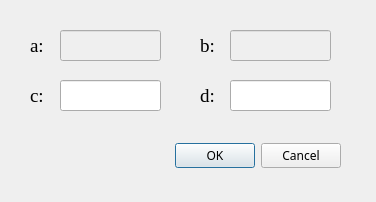
<?xml version="1.0" encoding="UTF-8"?>
<ui version="4.0">
 <class>Dialog</class>
 <widget class="QDialog" name="Dialog">
  <property name="geometry">
   <rect>
    <x>0</x>
    <y>0</y>
    <width>376</width>
    <height>202</height>
   </rect>
  </property>
  <property name="windowTitle">
   <string>灰度范围</string>
  </property>
  <widget class="QDialogButtonBox" name="buttonBox">
   <property name="geometry">
    <rect>
     <x>20</x>
     <y>140</y>
     <width>321</width>
     <height>31</height>
    </rect>
   </property>
   <property name="font">
    <font>
     <family>SimSun-ExtB</family>
     <pointsize>9</pointsize>
    </font>
   </property>
   <property name="orientation">
    <enum>Qt::Horizontal</enum>
   </property>
   <property name="standardButtons">
    <set>QDialogButtonBox::Cancel|QDialogButtonBox::Ok</set>
   </property>
  </widget>
  <widget class="QLabel" name="label">
   <property name="geometry">
    <rect>
     <x>30</x>
     <y>30</y>
     <width>41</width>
     <height>31</height>
    </rect>
   </property>
   <property name="font">
    <font>
     <family>Times New Roman</family>
     <pointsize>14</pointsize>
     <weight>50</weight>
     <bold>false</bold>
    </font>
   </property>
   <property name="text">
    <string>a:</string>
   </property>
  </widget>
  <widget class="QLineEdit" name="lineEdit_a">
   <property name="enabled">
    <bool>false</bool>
   </property>
   <property name="geometry">
    <rect>
     <x>60</x>
     <y>30</y>
     <width>101</width>
     <height>31</height>
    </rect>
   </property>
   <property name="font">
    <font>
     <family>Times New Roman</family>
     <pointsize>14</pointsize>
    </font>
   </property>
  </widget>
  <widget class="QLineEdit" name="lineEdit_b">
   <property name="enabled">
    <bool>false</bool>
   </property>
   <property name="geometry">
    <rect>
     <x>230</x>
     <y>30</y>
     <width>101</width>
     <height>31</height>
    </rect>
   </property>
   <property name="font">
    <font>
     <family>Times New Roman</family>
     <pointsize>14</pointsize>
    </font>
   </property>
  </widget>
  <widget class="QLineEdit" name="lineEdit_d">
   <property name="geometry">
    <rect>
     <x>230</x>
     <y>80</y>
     <width>101</width>
     <height>31</height>
    </rect>
   </property>
   <property name="font">
    <font>
     <family>Times New Roman</family>
     <pointsize>14</pointsize>
    </font>
   </property>
  </widget>
  <widget class="QLineEdit" name="lineEdit_c">
   <property name="geometry">
    <rect>
     <x>60</x>
     <y>80</y>
     <width>101</width>
     <height>31</height>
    </rect>
   </property>
   <property name="font">
    <font>
     <family>Times New Roman</family>
     <pointsize>14</pointsize>
    </font>
   </property>
  </widget>
  <widget class="QLabel" name="label_2">
   <property name="geometry">
    <rect>
     <x>200</x>
     <y>30</y>
     <width>31</width>
     <height>31</height>
    </rect>
   </property>
   <property name="font">
    <font>
     <family>Times New Roman</family>
     <pointsize>14</pointsize>
     <weight>50</weight>
     <bold>false</bold>
    </font>
   </property>
   <property name="text">
    <string>b:</string>
   </property>
  </widget>
  <widget class="QLabel" name="label_3">
   <property name="geometry">
    <rect>
     <x>30</x>
     <y>80</y>
     <width>31</width>
     <height>31</height>
    </rect>
   </property>
   <property name="font">
    <font>
     <family>Times New Roman</family>
     <pointsize>14</pointsize>
     <weight>50</weight>
     <bold>false</bold>
    </font>
   </property>
   <property name="text">
    <string>c:</string>
   </property>
  </widget>
  <widget class="QLabel" name="label_4">
   <property name="geometry">
    <rect>
     <x>200</x>
     <y>80</y>
     <width>31</width>
     <height>31</height>
    </rect>
   </property>
   <property name="font">
    <font>
     <family>Times New Roman</family>
     <pointsize>14</pointsize>
     <weight>50</weight>
     <bold>false</bold>
    </font>
   </property>
   <property name="text">
    <string>d:</string>
   </property>
  </widget>
 </widget>
 <resources/>
 <connections>
  <connection>
   <sender>buttonBox</sender>
   <signal>accepted()</signal>
   <receiver>Dialog</receiver>
   <slot>accept()</slot>
   <hints>
    <hint type="sourcelabel">
     <x>248</x>
     <y>254</y>
    </hint>
    <hint type="destinationlabel">
     <x>157</x>
     <y>274</y>
    </hint>
   </hints>
  </connection>
  <connection>
   <sender>buttonBox</sender>
   <signal>rejected()</signal>
   <receiver>Dialog</receiver>
   <slot>reject()</slot>
   <hints>
    <hint type="sourcelabel">
     <x>316</x>
     <y>260</y>
    </hint>
    <hint type="destinationlabel">
     <x>286</x>
     <y>274</y>
    </hint>
   </hints>
  </connection>
 </connections>
 <slots>
  <slot>onaccepted()</slot>
 </slots>
</ui>
